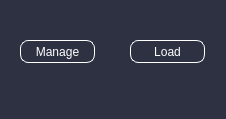
<?xml version="1.0" encoding="UTF-8"?>
<ui version="4.0">
 <class>MainWindow</class>
 <widget class="QMainWindow" name="MainWindow">
  <property name="geometry">
   <rect>
    <x>0</x>
    <y>0</y>
    <width>226</width>
    <height>119</height>
   </rect>
  </property>
  <property name="windowTitle">
   <string>MainWindow</string>
  </property>
  <property name="styleSheet">
   <string notr="true">background-color: #2d3142 ;
color: white;
</string>
  </property>
  <widget class="QWidget" name="centralwidget">
   <widget class="QPushButton" name="manage_wid">
    <property name="geometry">
     <rect>
      <x>20</x>
      <y>40</y>
      <width>75</width>
      <height>23</height>
     </rect>
    </property>
    <property name="styleSheet">
     <string notr="true">border: 1px solid white;
border-radius: 8px;
</string>
    </property>
    <property name="text">
     <string>Manage</string>
    </property>
   </widget>
   <widget class="QPushButton" name="load_wid">
    <property name="geometry">
     <rect>
      <x>130</x>
      <y>40</y>
      <width>75</width>
      <height>23</height>
     </rect>
    </property>
    <property name="styleSheet">
     <string notr="true">border: 1px solid white;
border-radius: 8px;
</string>
    </property>
    <property name="text">
     <string>Load</string>
    </property>
   </widget>
  </widget>
  <widget class="QMenuBar" name="menubar">
   <property name="geometry">
    <rect>
     <x>0</x>
     <y>0</y>
     <width>226</width>
     <height>21</height>
    </rect>
   </property>
  </widget>
  <widget class="QStatusBar" name="statusbar"/>
 </widget>
 <resources/>
 <connections/>
</ui>
